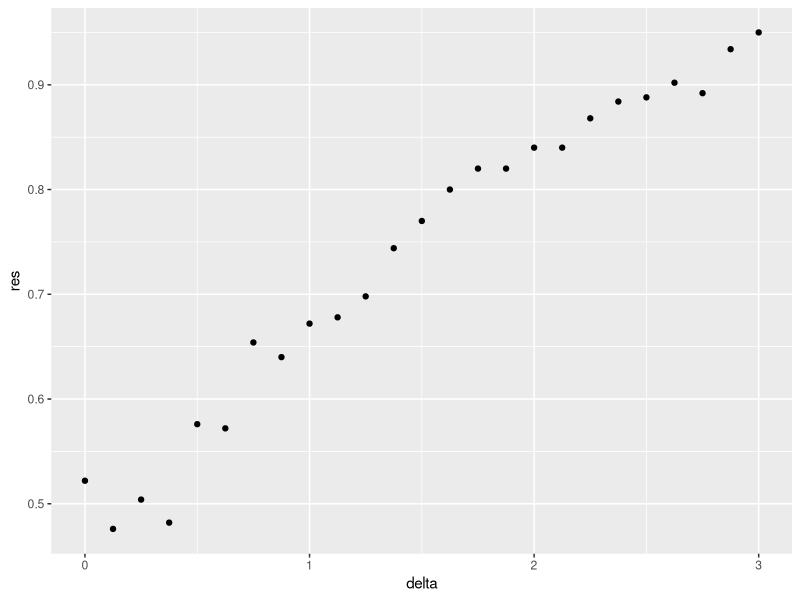

This chart was generated by the following R code:
# Q1 
library(tidyverse)
library(caret)

# set.seed(2) # if you are using R 3.5 or earlier 
set.seed(2, sample.kind="Rounding")
make_data <- function(n = 1000, p = 0.5, 
                      mu_0 = 0, mu_1 = 2, 
                      sigma_0 = 1, sigma_1 = 1){
  y <- rbinom(n, 1, p)
  f_0 <- rnorm(n, mu_0, sigma_0)
  f_1 <- rnorm(n, mu_1, sigma_1)
  x <- ifelse(y == 1, f_1, f_0)
  
  test_index <- createDataPartition(y, times = 1, p = 0.5, list = FALSE)
  
  list(train = data.frame(x=x, y=as.factor(y)) %>% slice(-test_index),
       test = data.frame(x = x, y = as.factor(y)) %>% slice(test_index))
}

dat <- make_data()

set.seed(1, sample.kind="Rounding")

delta <- seq(0, 3, len=25)

res <- sapply(delta, function(i){
  # test_seq <- seq(0, 3, len=25)
  current_dataset <- make_data(mu_1 = i)
  glm_fit <- current_dataset$train %>% glm(y ~ x, data=., family="binomial")
  y_hat_logit <- ifelse(predict(glm_fit, current_dataset$test) > 0.5, 1, 0) %>% factor(levels = c(0, 1))
  # Factors in R programming are data structures that are implemented to categorize the data or represent 
  # categorical data and store it on multiple levels
  # The factor() function is used to encode a vector as a factor
  # The infix(%>%) works like a pipe. It passes the left hand side of the operator to the first argument of the right hand side of the operator
  # 

  mean(y_hat_logit == current_dataset$test$y)
})

# qplot() is similar to plot() with the additional that it can be used to create and combine different types of plots easily
qplot(delta, res)